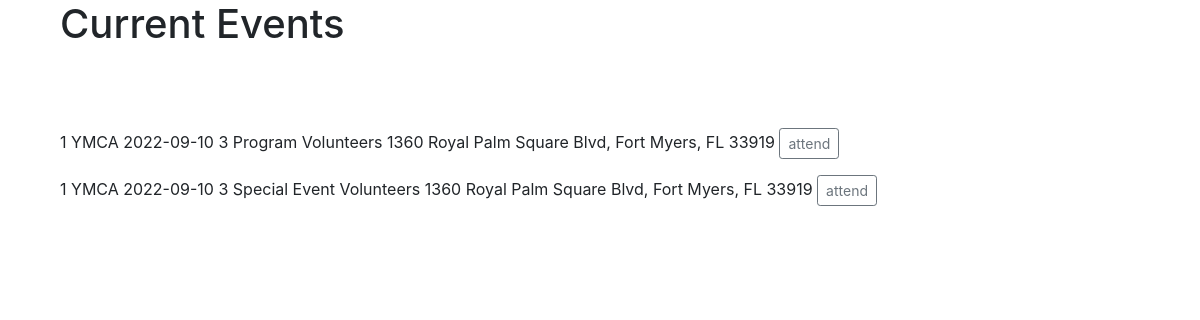
The page /showevents on the database its author committed.
### app.py (models this page shows, shortened)
class Event(db.Model):
    event_id=db.Column(db.Integer,primary_key=True)
    host_id=db.Column(db.Integer,nullable=False)
    date_created=db.Column(db.String(10), default=datetime.utcnow)
    date=db.Column(db.String(10),nullable=False)
    hours=db.Column(db.Integer,nullable=False)
    name=db.Column(db.String(200),nullable=False)
    location=db.Column(db.String(200),nullable=False)
    description=db.Column(db.String(500),nullable=False)

class Host(db.Model):
    host_id=db.Column(db.Integer,primary_key=True)
    phone_num=db.Column(db.String(10))
    organization=db.Column(db.String(200),nullable=False)

### app.py (the view)
@app.route('/showevents',methods=['POST','GET'])
def showevents():
    hosts = Host.query.order_by(Host.host_id).all()
    names = []
    events = db.session.query(Event,Host).filter(Event.host_id==Host.host_id)#Event.query.order_by(Event.date_created)
    return render_template("showevents.html",events=events)

### templates/showevents.html (shortened to what this page needs)
{% extends 'layout.html' %}
{% block body %}
<div class="container">
    <h1>Current Events</h1>
    <br>
    <br><br>
    {% for event,host in events %}
    <p>
        {{ event.host_id }}
        {{ host.organization }}
        {{ event.date }}
        {{ event.hours }}
        {{ event.name }}
        {{ event.location }}
        <a href="/attend/{{ event.event_id }}" class="btn btn-outline-secondary btn-sm">attend</a>
    </p>
    {% endfor %}
</div>
{% endblock %}

### templates/layout.html (shortened to what this page needs)
<!DOCTYPE html>
<html lang="en">
  <head>
    <link rel="stylesheet" href="bootstrap/css/bootstrap.min.css">
  </head>
  <body>
    <div class="container">{% block body %} {% endblock %}</div>
  </body>
</html>

### rows shown on the page
Event: host_id "1", organization "YMCA", date "2022-09-10", hours "3", name "Program Volunteers", location "1360 Royal Palm Square Blvd, Fort Myers, FL 33919"
Event: host_id "1", organization "YMCA", date "2022-09-10", hours "3", name "Special Event Volunteers", location "1360 Royal Palm Square Blvd, Fort Myers, FL 33919"
